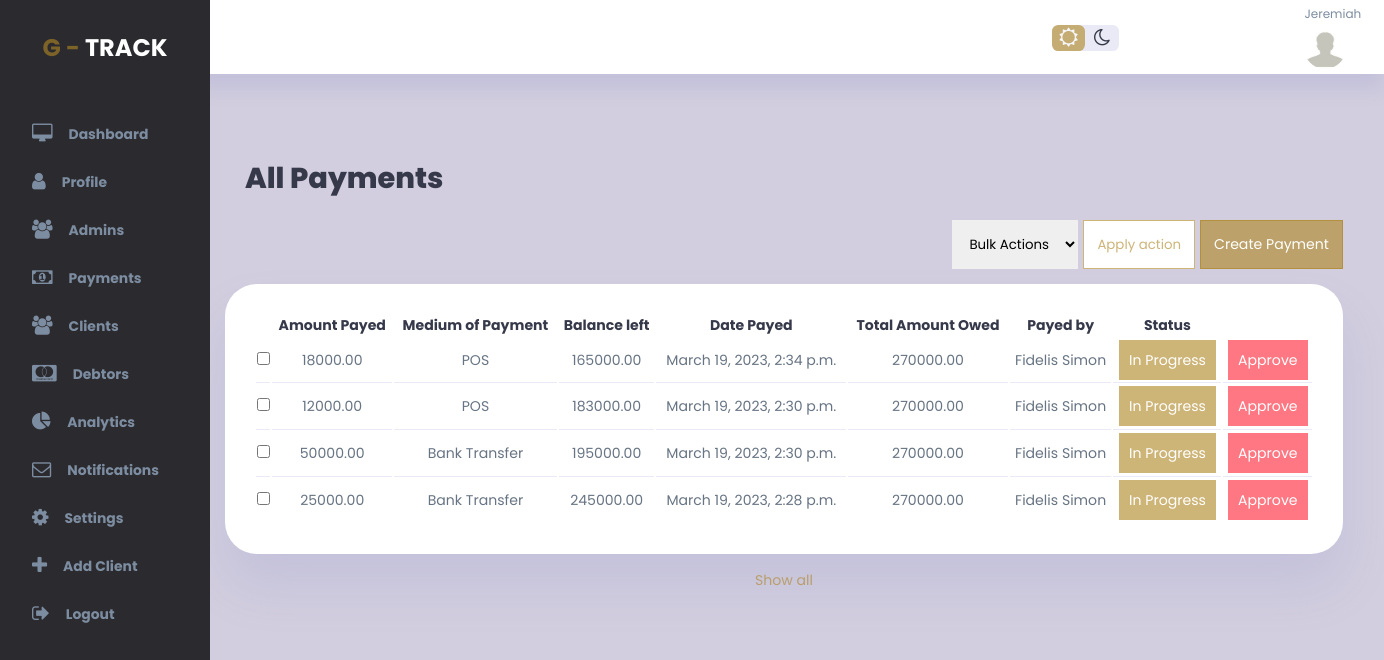
The page /payments (signed in) on the database as committed earlier.
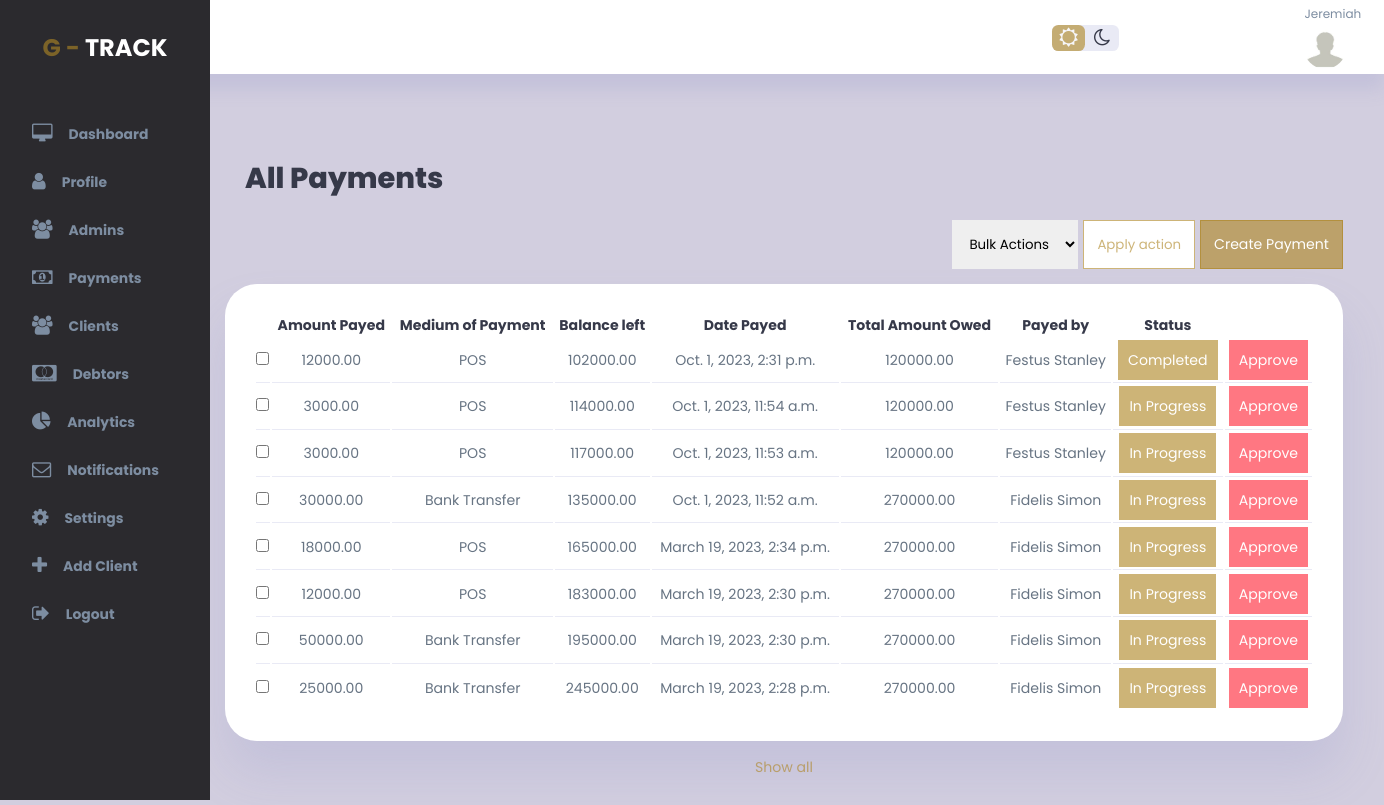
The same page on the database as committed later.
### gtrack_app/models.py (models this page shows)
class Payment(models.Model):
    debtor_id = models.IntegerField(blank=True, null=True)
    client_id = models.IntegerField(blank=True, null=True)
    medium_of_payment = models.CharField(max_length=65, null=True, blank=True)
    amount_payed = models.DecimalField(max_digits=10, decimal_places=2, null=True)
    status = models.CharField(max_length=65, null=True, blank=True)
    balance_left = models.DecimalField(max_digits=10, decimal_places=2, default=0.00)
    date_payed = models.DateTimeField(auto_now=True)

class Debtor(models.Model):
    client_id = models.IntegerField(blank=True, null=True)
    firstname = models.CharField(max_length=65, null=True, blank=True)
    surname = models.CharField(max_length=65, null=True, blank=True)
    address = models.CharField(max_length=65, null=True, blank=True)
    phone = models.CharField(max_length=65, null=True, blank=True)
    email = models.CharField(max_length=65, null=True, blank=True)
    amount_owed = models.DecimalField(max_digits=10, decimal_places=2, default=0.00)
    date_captured = models.DateTimeField(auto_now=True)
    due_date = models.DateField(null=True, blank=True)

### gtrack_app/views.py (the view)
# urls.py: path('payments', views.payments, name='payments'),
@login_required
def payments(request):
    all_payments = Payment.objects.all().order_by('date_payed').reverse()
    all_debtors = Debtor.objects.all
    return render(request, 'payments/payments.html', {'payments': all_payments, 'debtors': all_debtors})

### templates/payments/payments.html (shortened to what the changed rows need)
{% extends 'base.html' %}
{% block content %}
{% load static %}
<div class="wrapper">
    <div class="main-container">
        <div class="panel cover">
            <main>
                <h1 class="panel-label">All Payments</h1>
                <div class="panel-body">
                    <form method="post" action="{% url 'payments_bulk_actions' %}">
                        <div class="admin-panel">
                            <table>
                                <thead>
                                    <tr>
                                        <th></th>
                                        <th>Amount Payed</th>
                                        <th>Medium of Payment</th>
                                        <th>Balance left</th>
                                        <th>Date Payed</th>
                                        <th>Total Amount Owed</th>
                                        <th>Payed by</th>
                                        <th>Status</th>
                                    </tr>
                                </thead>
                                <tbody>
                                    {% for payment in payments %}
                                    <tr>
                                        <td><input type="checkbox" value="{{payment.id}}" name="selected_users"></td>
                                        <td>{{ payment.amount_payed }}</td>
                                        <td>{{ payment.medium_of_payment }}</td>
                                        <td>{{ payment.balance_left }}</td>
                                        <td>{{ payment.date_payed }}</td>
                                        {% for debtor in debtors %}
                                        {% if debtor.id == payment.debtor_id %}
                                        <td>{{ debtor.amount_owed }}</td>
                                        <td>{{ debtor.firstname }} {{ debtor.surname }}</td>
                                        <td><a class="primary-btn">{{ payment.status }}</a></td>
                                        <td><a class="danger-btn" href="{% url 'approve_payment' user_id=payment.id %}"
                                                onclick="return confirm('Are you sure you want to approve this payment?')">Approve</a>
                                        </td>
                                        {% endif %}
                                        {% endfor %}
                                    </tr>
                                    {% endfor %}
                                </tbody>
                            </table>
                        </div>
                    </form>
                </div>
            </main>
        </div>
    </div>
</div>
{% endblock %}

Rows that differ between the two databases and show on the page:
added Payment: amount_payed "12000.00", medium_of_payment "POS", balance_left "102000.00", date_payed "Oct. 1, 2023, 2:31 p.m.", status "Completed"
now on this page (row unchanged): Debtor: amount_owed "120000.00", firstname "Festus", surname "Stanley"
added Payment: amount_payed "3000.00", medium_of_payment "POS", balance_left "114000.00", date_payed "Oct. 1, 2023, 11:54 a.m.", status "In Progress"
added Payment: amount_payed "3000.00", medium_of_payment "POS", balance_left "117000.00", date_payed "Oct. 1, 2023, 11:53 a.m.", status "In Progress"
added Payment: amount_payed "30000.00", medium_of_payment "Bank Transfer", balance_left "135000.00", date_payed "Oct. 1, 2023, 11:52 a.m.", status "In Progress", Debtor (amount_owed "270000.00", firstname "Fidelis", surname "Simon")
